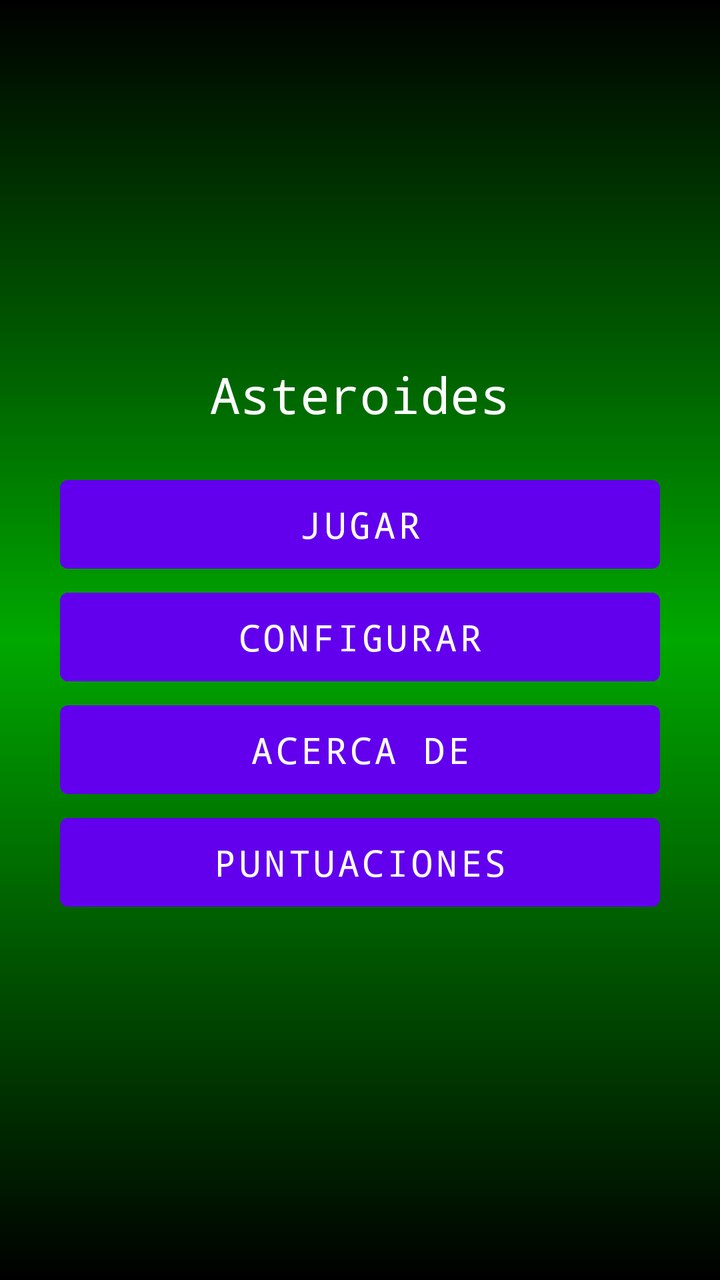
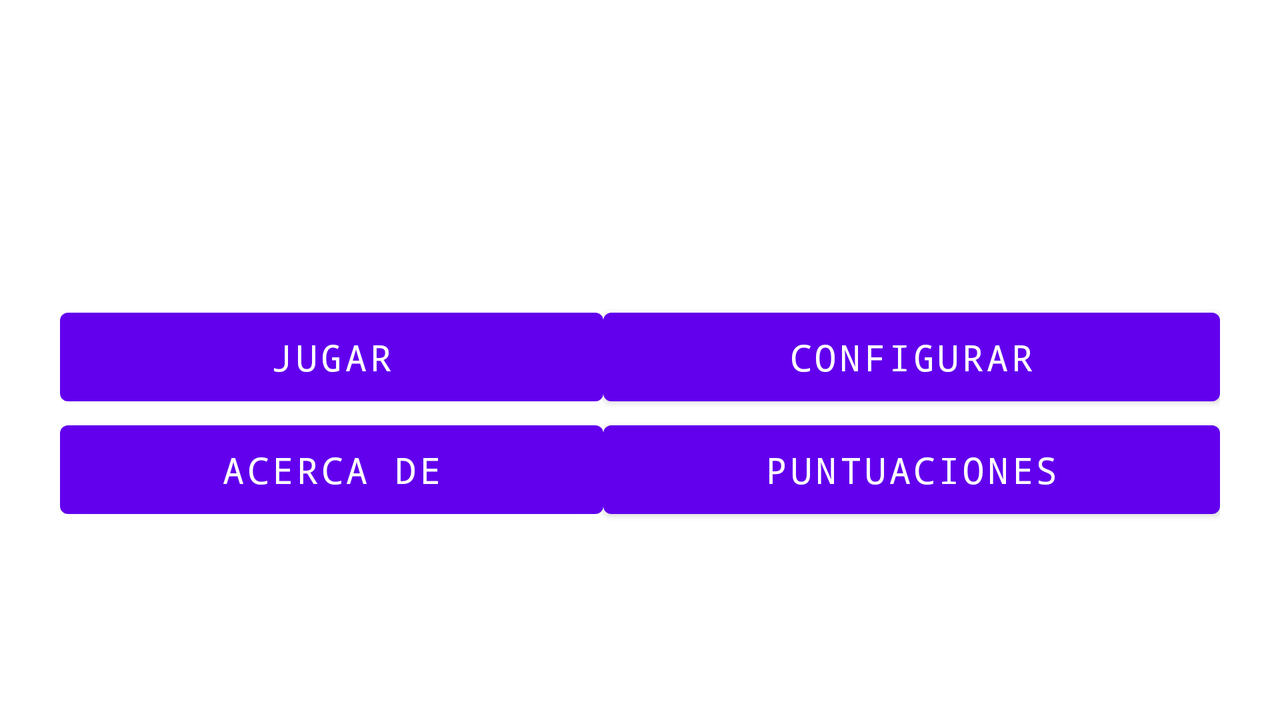

The same Android screen from two of the app's own layout files: first res/layout/ as a phone draws it, then the repository's variant for another configuration, drawn on a device whose configuration selects that folder. Both files follow.
<!-- AndroidManifest.xml: fallback theme Theme.MaterialComponents.DayNight.NoActionBar -->
<!-- res/layout/main.xml -->
<LinearLayout xmlns:android="http://schemas.android.com/apk/res/android"
    xmlns:tools="http://schemas.android.com/tools"
    android:id="@+id/LinearLayout"
    android:layout_width="match_parent"
    android:layout_height="match_parent"
    android:background="@drawable/degradado"
    android:gravity="center"
    android:orientation="vertical"
    android:padding="30dp"
    tools:context=".Asteroides" >

    <TextView
        style="@style/TextoAsteroides"
        android:layout_width="wrap_content"
        android:layout_height="wrap_content"
        android:layout_gravity="center_horizontal"
        android:layout_marginBottom="20dp"
        android:text="@string/tituloAplicacion"
        android:textSize="25sp" />

    <Button
        android:id="@+id/botonJugar"
        style="@style/TextoAsteroides.Botones"
        android:layout_width="fill_parent"
        android:layout_height="wrap_content"
        android:text="@string/Arrancar" />

    <Button
        android:id="@+id/botonConfigurar"
        style="@style/TextoAsteroides.Botones"
        android:layout_width="fill_parent"
        android:layout_height="wrap_content"
        android:text="@string/Configurar" />

    <Button
        android:id="@+id/botonAcercaDe"
        style="@style/TextoAsteroides.Botones"
        android:layout_width="fill_parent"
        android:layout_height="wrap_content"
        android:text="@string/Acercade" />

    <Button
        android:id="@+id/botonPuntuaciones"
        style="@style/TextoAsteroides.Botones"
        android:layout_width="fill_parent"
        android:layout_height="wrap_content"
        android:text="@string/Puntuaciones" />

</LinearLayout>
<!-- resources referenced by this layout -->
<resources>
  <!-- drawable degradado (drawable) -->
  <shape 
    xmlns:android="http://schemas.android.com/apk/res/android">
  
  <gradient
         android:startColor="#000000"
         android:centerColor="#00A800"
         android:endColor="#000000"
         android:angle="270" />
  </shape>
  <string name="Acercade">Acerca de</string>
  <string name="Arrancar">Jugar</string>
  <string name="Configurar">Configurar</string>
  <string name="Puntuaciones">Puntuaciones</string>
  <string name="tituloAplicacion">Asteroides</string>
  <style name="TextoAsteroides" parent="@android:style/TextAppearance.Medium">
         <item name="android:layout_width">fill_parent</item>
         <item name="android:layout_height">wrap_content</item>
         <item name="android:textColor">#FFFFFF</item>
         <item name="android:typeface">monospace</item>
  	</style>
  <style name="TextoAsteroides.Botones" parent="TextoAsteroides">
  	    <item name="android:padding">10dp</item>
  	</style>
</resources>
<!-- res/layout-land/main.xml (the repository's variant of the layout above) -->
<!-- drawn on the phone turned sideways -->
<TableLayout xmlns:android="http://schemas.android.com/apk/res/android"
    xmlns:tools="http://schemas.android.com/tools"
    android:id="@+id/TableLayout"
    android:layout_width="fill_parent"
    android:layout_height="fill_parent"
    android:gravity="center"
    android:padding="30dp"
    tools:context=".Asteroides" 
    android:stretchColumns="*">

    <TextView
        style="@style/TextoAsteroides"
        android:layout_width="fill_parent"
        android:layout_height="wrap_content"
        android:layout_marginBottom="20dp"
        android:gravity="center_horizontal"
        android:text="@string/tituloAplicacion"
        android:textSize="25sp" />

	<TableRow>
	    <Button
	        android:id="@+id/botonJugar"
	        style="@style/TextoAsteroides.Botones"
	        android:layout_width="fill_parent"
	        android:layout_height="wrap_content"
	        android:text="@string/Arrancar" />
	
	    <Button
	        android:id="@+id/botonConfigurar"
	        style="@style/TextoAsteroides.Botones"
	        android:layout_width="fill_parent"
	        android:layout_height="wrap_content"
	        android:text="@string/Configurar" />
	</TableRow>
	<TableRow>
	    <Button
	        android:id="@+id/botonAcercaDe"
	        style="@style/TextoAsteroides.Botones"
	        android:layout_width="fill_parent"
	        android:layout_height="wrap_content"
	        android:text="@string/Acercade" />
	
	    <Button
	        android:id="@+id/botonPuntuaciones"
	        style="@style/TextoAsteroides.Botones"
	        android:layout_width="fill_parent"
	        android:layout_height="wrap_content"
	        android:text="@string/Puntuaciones" />
	</TableRow>
</TableLayout>
<!-- resources referenced by the variant -->
<!-- as the phone turned sideways resolves them -->
<resources>
  <string name="Acercade">Acerca de</string>
  <string name="Arrancar">Jugar</string>
  <string name="Configurar">Configurar</string>
  <string name="Puntuaciones">Puntuaciones</string>
  <string name="tituloAplicacion">Asteroides</string>
  <style name="TextoAsteroides" parent="@android:style/TextAppearance.Medium">
         <item name="android:layout_width">fill_parent</item>
         <item name="android:layout_height">wrap_content</item>
         <item name="android:textColor">#FFFFFF</item>
         <item name="android:typeface">monospace</item>
  	</style>
  <style name="TextoAsteroides.Botones" parent="TextoAsteroides">
  	    <item name="android:padding">10dp</item>
  	</style>
</resources>
